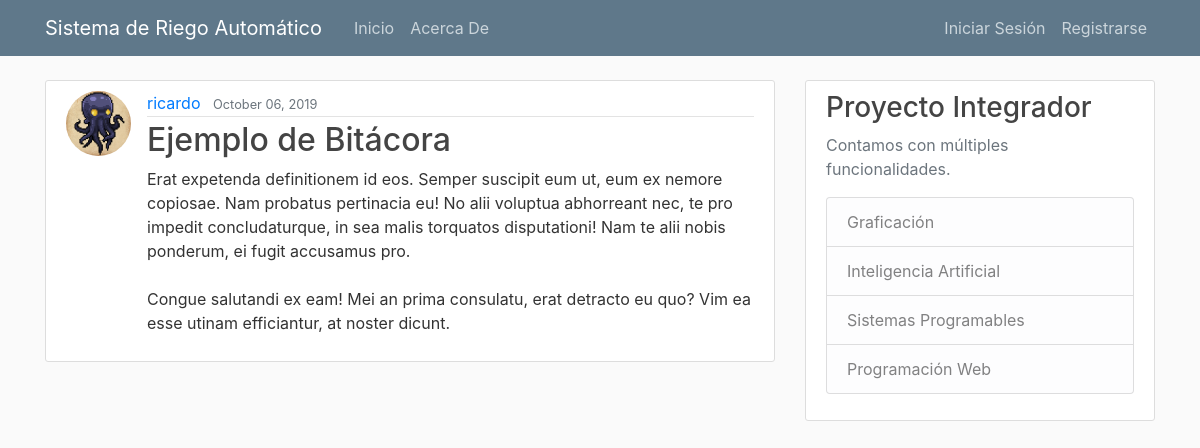
The page /post/29/ on the database its author committed.
### blog/models.py (models this page shows, shortened)
class Post(models.Model):
    title = models.CharField(max_length=100)
    content = models.TextField()
    date_posted = models.DateTimeField(default=timezone.now)
    author = models.ForeignKey(User, on_delete=models.CASCADE)

### users/models.py (models this page shows, shortened)
class Profile(models.Model):
    user = models.OneToOneField(User, on_delete=models.CASCADE)
    image = models.ImageField(default='default.jpg', upload_to='profile_pics')

### blog/views.py (the view)
# urls.py: path('post/<int:pk>/', PostDetailView.as_view(), name='post-detail'),
class PostDetailView(DetailView):
    model = Post

### blog/templates/blog/post_detail.html (shortened to what this page needs)
{% extends "blog/base.html" %}
{% block content %}
    <article class="media content-section">
        <img class="rounded-circle article-img" src="{{ object.author.profile.image.url }}">
        <div class="media-body">
        <div class="article-metadata">
            <a class="mr-2" href="{% url 'user-posts' object.author.username %}">{{ object.author }}</a>
            <small class="text-muted">{{ object.date_posted|date:"F d, Y" }}</small>
        </div>
        <h2 class="article-title">{{ object.title }}</h2>
        <p class="article-content">{{ object.content }}</p>
        </div>
    </article>
{% endblock content %}

### blog/static/blog/main.css (style rules this page uses)
body { background: #fafafa; color: #333333; margin-top: 5rem; }
h1, h2, h3, h4, h5, h6 { color: #444444; }
.content-section { background: #ffffff; padding: 10px 20px; border: 1px solid #dddddd; border-radius: 3px; margin-bottom: 20px; }
.article-title { color: #444444; }
.article-content { white-space: pre-line; }
.article-img { height: 65px; width: 65px; margin-right: 16px; }
.article-metadata { padding-bottom: 1px; margin-bottom: 4px; border-bottom: 1px solid #e3e3e3 }

### rows shown on the page
Post: author.profile.image (picture), author "ricardo", date_posted "October 06, 2019", title "Ejemplo de Bitácora", content "Erat expetenda definitionem id eos. Semper suscipit eum ut, eum ex nemore copiosae. Nam probatus pertinacia eu! No alii voluptua abhorreant nec, te pro impedit concludaturque, in sea malis torquatos disputationi! Nam te alii nobis ponderum, ei fugit accusamus pro. Congue salutandi ex eam! Mei an prima consulatu, erat detracto eu quo? Vim ea esse utinam efficiantur, at noster dicunt."
